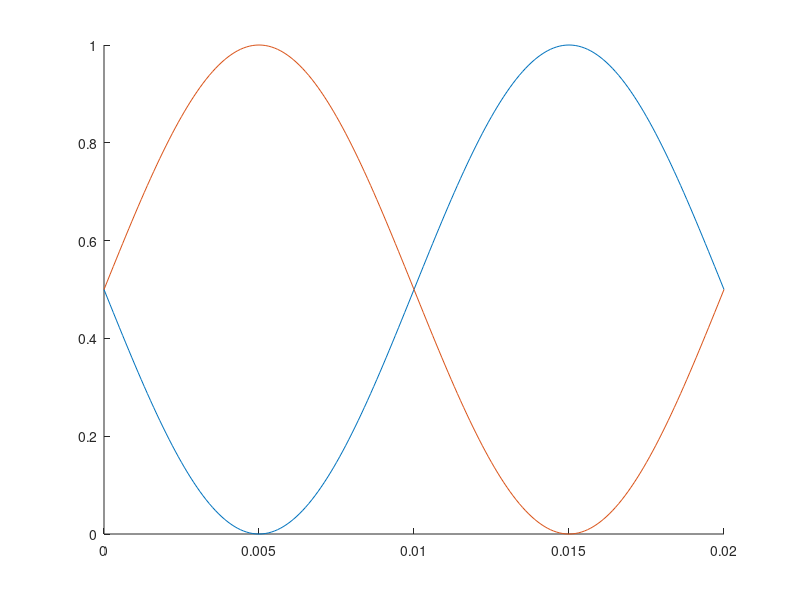

Write the MATLAB code that produced this figure.
% function initMMC

clc
clear all
close all
P = 300e6 ;
Q = 0 ;
S_VA = 300e6 ;
VL = 150e3 ;

phi = acos(P/S_VA) ;

M = 1 ;
N = 10 ;
w1 = 2*pi*50 ;
Ia = S_VA/(sqrt(3)*VL) ;
Lc = 56e-6 ;
Cd = 800e-6 ;

Ud = 300e3 ;
Id = P/Ud ;
Iad = Id/3 
Iadp = M*cos(phi)*Ia/2*sqrt(2)
Ibd = Id/3 ;
Icd = Id/3 ;


A = 3*sqrt(2)/64 * M*N*Ia/(w1^2*Cd*Lc) ;
B = - N/16 * M^2*Iad / (w1^2*Cd*Lc) ; 

Theta = atan2(A*cos(phi)+B,-A*sin(phi)) ;
Iaz = sqrt((A*cos(phi)+B)^2 + (A*sin(phi))^2)/(1-N/(16*w1^2*Cd*Lc)-M^2*N/(24*w1^2*Cd*Lc)) ;

t = [0:0.1:20]*1e-3 ;

%%
iAP = sqrt(2)/2*Ia*sin(w1*t+phi) + Iad + Iaz* sin(2*w1*t+Theta) ;
iAN = -sqrt(2)/2*Ia*sin(w1*t+phi) + Iad + Iaz* sin(2*w1*t+Theta) ;

%% Capacitor Side
%% DC component
iCPdc = 1/2*Iad - sqrt(2)/8 * M* Ia * cos(phi)
iCNdc = 1/2*Iad - sqrt(2)/8 * M* Ia * cos(phi)

%% fundamental component
iCPh1 = -1/2*M*Iad*sin(w1*t) + sqrt(2)/4 * Ia*sin(w1*t+phi) - 1/4 *M* Iaz*cos(w1*t+Theta) ;
iCNh1 = 1/2*M*Iad*sin(w1*t) - sqrt(2)/4 * Ia*sin(w1*t+phi) + 1/4 *M* Iaz*cos(w1*t+Theta) ;

%% 2nd component
iCPh2 =  sqrt(2)/8*M * Ia*cos(2*w1*t+phi) + 1/2 * Iaz* sin(2*w1*t+Theta) ;
iCNh2 =  sqrt(2)/8*M * Ia*cos(2*w1*t+phi) + 1/2 * Iaz* sin(2*w1*t+Theta) ;

%% 3nd component
iCPh3 =   1/4 * M * Iaz* cos(3*w1*t+Theta) ;
iCNh3 =  - 1/4 * M * Iaz* cos(3*w1*t+Theta) ;


%% Ripple voltages accross the phase 

dUph1 = -sqrt(2)*M*N*Ia*sin(phi)/(8*w1*Cd) + M^2*N*Iaz*sin(Theta)/(8*w1*Cd) - ...
    M^2*N*Iad*sin(2*w1*t)/(4*w1*Cd) + sqrt(2)*M*N*Ia*sin(2*w1*t+phi)/(8*w1*Cd) - ...
    M^2*N*Iad*sin(2*w1*t+Theta)/(8*w1*Cd) ;

dUph2 = sqrt(2)*M*N*Iad*sin(2*w1*t+phi)/(16*w1*Cd) - N*Iaz*cos(2*w1*t+Theta)/(4*w1*Cd) ;
dUph3 = -M^2*N*Iaz*cos(2*w1*t+Theta)/(24*w1*Cd) + M^2* N*Iaz*cos(4*w1*t+Theta)/(24*w1*Cd) ;

%% Switching Funvtion
Sap_avg = 1/2 - 1/2*M*sin(w1*t) ;
San_avg = 1/2 + 1/2*M*sin(w1*t) ;


% plot(t,iCPdc*ones(1,length(t)))
hold on
% % plot(t,iCPh1)
% plot(t,iCPh2)
% plot(t,iCPh3)
% plot(t,iCPdc+iCPh1+iCPh2+iCPh3)
% plot(t,iCNdc+iCNh1+iCNh2+iCNh3)

% plot(t,iAP)
% plot(t,iAN)

% plot(t,dUph1)
% plot(t,dUph2)
% plot(t,dUph3)

plot(t,Sap_avg)
plot(t,San_avg)
